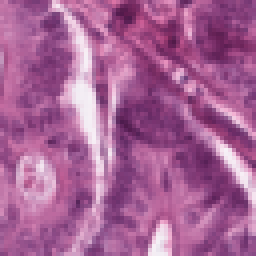
#> input picture inference_images/inference_image_0_[8].png, 64 x 64 px (shown 4 times larger)
$ python -i image_augmentation.py   (imports and definitions only)   (older library calls are emulated)
#> lines starting #> are read from the running program, lines starting #| are printed output that depends on the picture
#> further down, picture is the input picture: shape (64, 64, 3); mean B, G, R 149.3, 98, 166.2
import numpy as np
import cv2
from PIL import Image
def augment_images(image_list):
  augmented_images = [augment_image(image) for image in image_list]
  pre_aug_sample = image_list[:5]
  aug_sample =augmented_images[:5]

  for i,(pre_aug,post_aug) in enumerate(zip(pre_aug_sample,aug_sample)):
    pre_aug.save(f'sample/pre_augmentation{i}.png')
    post_aug.save(f'sample/post_augmentation{i}.png')

  return augmented_images

def augment_image(image):
  image = np.array(image)
  #fft bandpass
  image = fourier_transform_bandpass(image,10,100)

  #sobel filter
  image = sobel_filter(image)

  #opening or closing
  image = image_closing(image)

  image = grayscale_to_rgb(image)

  # Convert NumPy array to PIL Image
  image = Image.fromarray(image.astype(np.uint8))

  return image


def fourier_transform_bandpass(image, low_radius, high_radius):
  # Convert the image to grayscale
#> called with low_radius = 10, high_radius = 100
  if len(image.shape) == 3:
    gray = cv2.cvtColor(image, cv2.COLOR_BGR2GRAY)
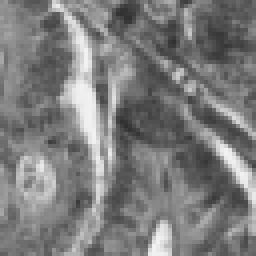
#> gray: shape (64, 64) (shown 4 times larger); min 48, max 242, mean 124.2
  else:
    gray = image

  # Perform Fourier Transform
  f = np.fft.fft2(gray)
  fshift = np.fft.fftshift(f)  # Shift zero frequency component to the center

  # Create a mask for the bandpass filter
  rows, cols = gray.shape
#> rows = 64; cols = 64
  crow, ccol = rows // 2, cols // 2  # Center of the image
#> crow = 32; ccol = 32
  mask = np.zeros((rows, cols))

  # Apply the bandpass filter mask
  mask[crow - high_radius:crow + high_radius, ccol - high_radius:ccol + high_radius] = 1
  mask[crow - low_radius:crow + low_radius, ccol - low_radius:ccol + low_radius] = 0

  # Apply the mask to the frequency domain
  fshift = fshift * mask

  # Inverse Fourier Transform to get the filtered image
  f_ishift = np.fft.ifftshift(fshift)
  img_back = np.fft.ifft2(f_ishift)
  img_back = np.abs(img_back)  # Get the magnitude of the result
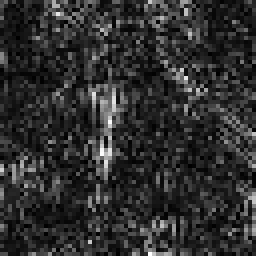
#> img_back: shape (64, 64) float64 (shown 4 times larger); min 0.159, max 66.46, mean 12.3; drawn with min black and max white

  return np.uint8(img_back)
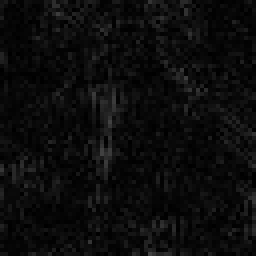
#> returned value: shape (64, 64) (shown 4 times larger); min 0, max 66, mean 11.8

def sobel_filter(image):
  # Convert to grayscale if necessary
  if len(image.shape) == 3:
    gray = cv2.cvtColor(image, cv2.COLOR_BGR2GRAY)
  else:
    gray = image
  # Apply Sobel operator for edge detection (both x and y gradients)
  sobel_x = cv2.Sobel(gray, cv2.CV_64F, 1, 0, ksize=3)
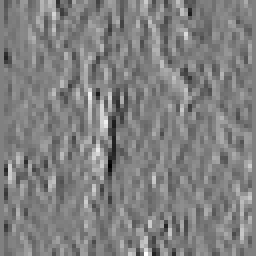
#> sobel_x: shape (64, 64) float64 (shown 4 times larger); min -176, max 174, mean 0.2; drawn with min black and max white
  sobel_y = cv2.Sobel(gray, cv2.CV_64F, 0, 1, ksize=3)
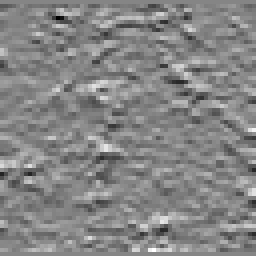
#> sobel_y: shape (64, 64) float64 (shown 4 times larger); min -156, max 142, mean 0; drawn with min black and max white

  # Calculate the gradient magnitude
  sobel_edges = cv2.magnitude(sobel_x, sobel_y)
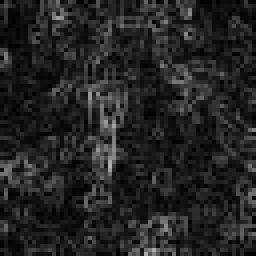
#> sobel_edges: shape (64, 64) float64 (shown 4 times larger); min 0, max 178.9, mean 36.1

  # Convert the result to 8-bit image
  sobel_edges = np.uint8(np.absolute(sobel_edges))

  return sobel_edges


def image_opening(image, kernel_size=(5, 5)):
  # Convert to grayscale if necessary
  if len(image.shape) == 3:
    gray = cv2.cvtColor(image, cv2.COLOR_BGR2GRAY)
  else:
    gray = image

  # Define the structuring element (kernel)
  kernel = np.ones(kernel_size, np.uint8)

  # Perform morphological opening (erosion followed by dilation)
  opened_image = cv2.morphologyEx(gray, cv2.MORPH_OPEN, kernel)

  return opened_image

def image_closing(image, kernel_size=(5, 5)):
  # Convert to grayscale if necessary
#> called with kernel_size = (5, 5)
  if len(image.shape) == 3:
    gray = cv2.cvtColor(image, cv2.COLOR_BGR2GRAY)
  else:
    gray = image

  # Define the structuring element (kernel)
  kernel = np.ones(kernel_size, np.uint8)

  # Perform morphological closing (dilation followed by erosion)
  closed_image = cv2.morphologyEx(gray, cv2.MORPH_CLOSE, kernel)
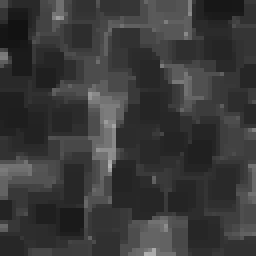
#> closed_image: shape (64, 64) (shown 4 times larger); min 18, max 178, mean 57

  return closed_image

def grayscale_to_rgb(image):
  # Stack the grayscale image across 3 channels (copying the grayscale into R, G, and B)
  rgb_image = np.stack([image] * 3, axis=-1)
  return rgb_image

>>> import cv2
>>> picture = cv2.imread('../inference_images/inference_image_0_[8].png')
>>> result = augment_image(picture)

$ run again, on inference_images/inference_image_101_[3].png
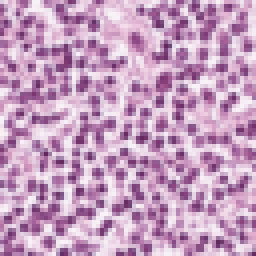
#> input picture inference_images/inference_image_101_[3].png, 64 x 64 px (shown 4 times larger)
#> picture is the input picture: shape (64, 64, 3); mean B, G, R 191.6, 158.3, 197.1
#> in sobel_filter, `sobel_edges = np.uint8(np.absolute(sobel_edges))`:
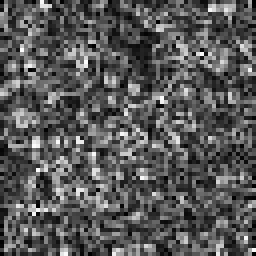
#> sobel_edges: shape (64, 64) (shown 4 times larger); min 0, max 254, mean 88.2
#> in image_closing, `closed_image = cv2.morphologyEx(gray, cv2.MORPH_CLOSE, kernel)`:
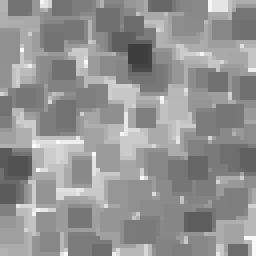
#> closed_image: shape (64, 64) (shown 4 times larger); min 61, max 254, mean 146.9

$ run again, on inference_images/inference_image_102_[8].png
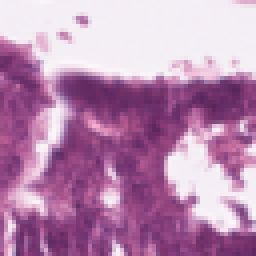
#> input picture inference_images/inference_image_102_[8].png, 64 x 64 px (shown 4 times larger)
#> picture is the input picture: shape (64, 64, 3); mean B, G, R 176.2, 139.3, 184.6
#> in sobel_filter, `sobel_y = cv2.Sobel(gray, cv2.CV_64F, 0, 1, ksize=3)`:
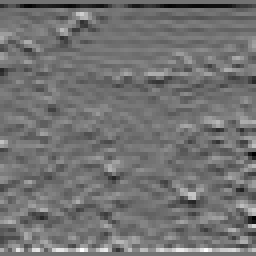
#> sobel_y: shape (64, 64) float64 (shown 4 times larger); min -200, max 247, mean 0.8; drawn with min black and max white
#> in image_closing, `closed_image = cv2.morphologyEx(gray, cv2.MORPH_CLOSE, kernel)`:
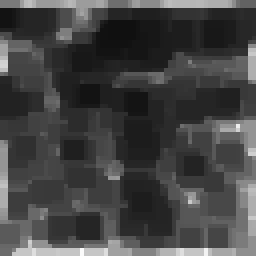
#> closed_image: shape (64, 64) (shown 4 times larger); min 16, max 251, mean 67.5

$ run again, on inference_images/inference_image_103_[3].png
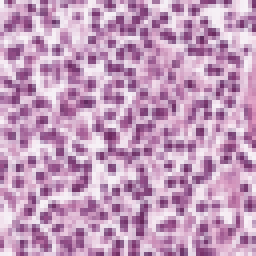
#> input picture inference_images/inference_image_103_[3].png, 64 x 64 px (shown 4 times larger)
#> picture is the input picture: shape (64, 64, 3); mean B, G, R 188.2, 154.8, 195.2
#> in image_closing, `closed_image = cv2.morphologyEx(gray, cv2.MORPH_CLOSE, kernel)`:
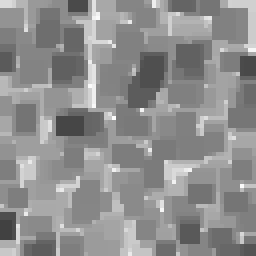
#> closed_image: shape (64, 64) (shown 4 times larger); min 65, max 253, mean 142.1
